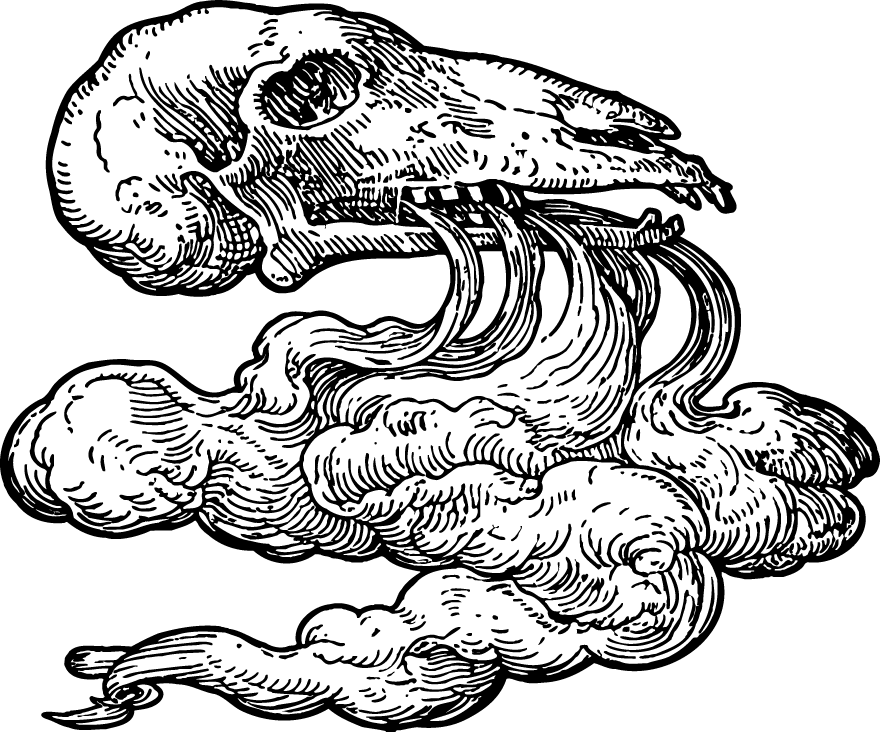
#> input picture assets/engravings/1-87.png, 3519 x 2925 px, found by its file name (shown at 1/4 size)
$ python make-loader.py assets/engravings/1-87.png
#> lines starting #> are read from the running program, lines starting #| are printed output that depends on the picture; after the words box and inside, x2 and y2 are one past the last pixel; in counts of white or black regions, pixels touching at a corner belong together
"""
Traces the loader's engraving into SVG paths (components/loader-paths.ts):
its outer silhouette and the larger shapes inside it, simplified, so the
loader can draw them in blood. Needs opencv-python-headless and numpy.

  python scripts/make-loader.py assets/engravings/1-87.png
"""
import os, sys, cv2, numpy as np

src = sys.argv[1] if len(sys.argv) > 1 else 'assets/engravings/1-87.png'
W = 600                                   # working width; the viewBox is in these units

img = cv2.imread(src, cv2.IMREAD_UNCHANGED)
#> img is the input picture: shape (2925, 3519, 4); mean B, G, R, A 192.7, 192.7, 192.7, 58.7
if img.ndim == 3 and img.shape[2] == 4:  # transparent paper: ink is where alpha is
    a = img[:, :, 3].astype(np.float32) / 255
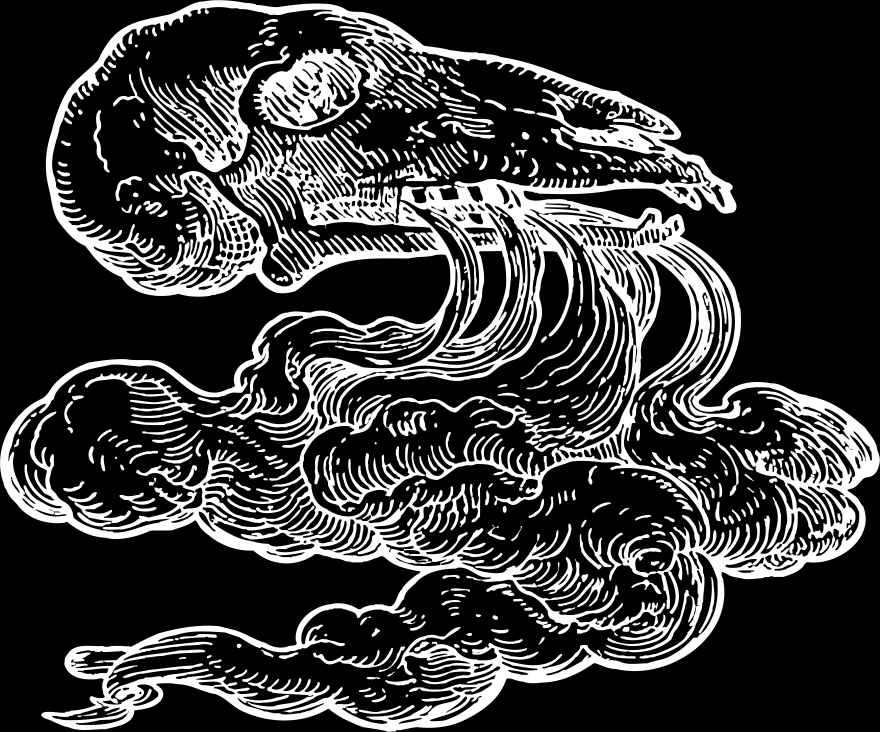
#> a: shape (2925, 3519) float32 (shown at 1/4 size); min 0, max 1, mean 0.23
    g = cv2.cvtColor(img[:, :, :3], cv2.COLOR_BGR2GRAY).astype(np.float32)
#> g: shape (2925, 3519) float32; 75.6% white; 420 black regions, largest, box (x1, y1, x2, y2) and area: (0, 0, 3519, 2925) 1963800, (557, 184, 1160, 689) 69868, (1289, 1773, 1700, 2047) 26485
    img = (g * a + 255 * (1 - a)).astype(np.uint8)
#> img: shape (2925, 3519)
elif img.ndim == 3:
    img = cv2.cvtColor(img, cv2.COLOR_BGR2GRAY)
h = round(img.shape[0] * W / img.shape[1])
#> h = 499
img = cv2.resize(img, (W, h), interpolation=cv2.INTER_AREA)
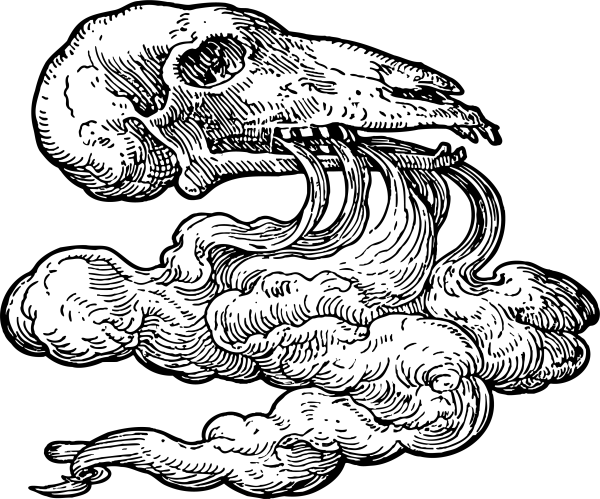
#> img: shape (499, 600); min 0, max 255, mean 196.3
ink = (img < 140).astype(np.uint8) * 255
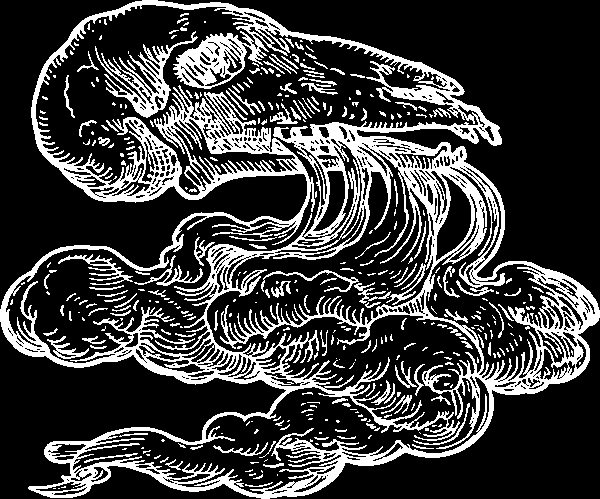
#> ink: shape (499, 600); 23.7% white; 392 white regions (242 under 20 px), largest, box (x1, y1, x2, y2) and area: (0, 0, 600, 499) 57988, (95, 31, 198, 118) 1991, (58, 254, 133, 285) 513

def contours(mask, close, mode, smooth=0):
#> called with close = 15, mode = 0, smooth = 9
    k = cv2.getStructuringElement(cv2.MORPH_ELLIPSE, (close, close))
    m = cv2.morphologyEx(mask, cv2.MORPH_CLOSE, k)
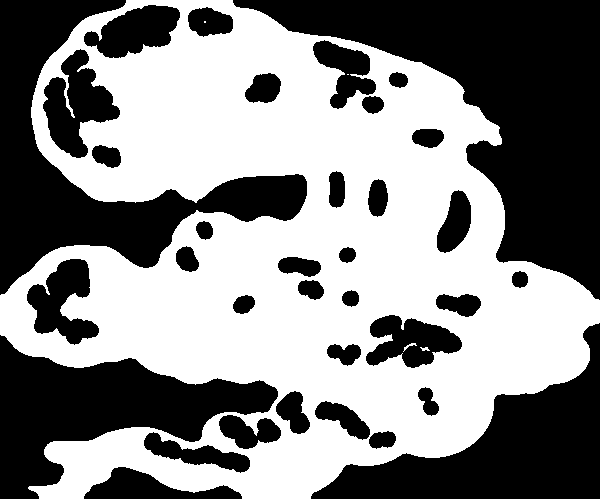
#> m: shape (499, 600); 52.9% white; 35 black regions, largest, box (x1, y1, x2, y2) and area: (233, 0, 600, 300) 42098, (0, 0, 307, 295) 25829, (0, 335, 278, 499) 19775
    if smooth:                            # round off the hatching's teeth
        m = (cv2.GaussianBlur(m, (smooth, smooth), 0) > 127).astype(np.uint8) * 255
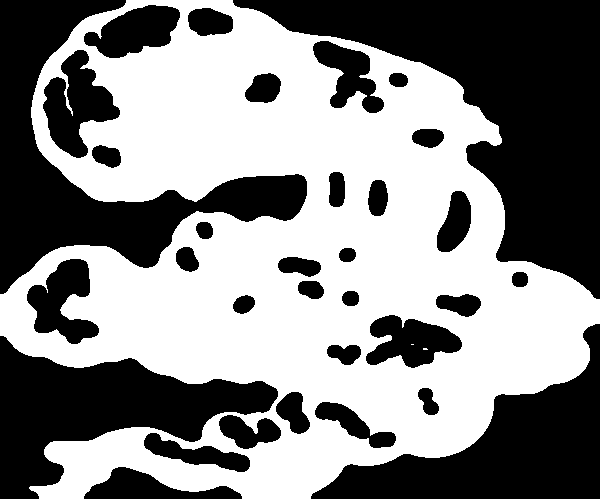
#> m: shape (499, 600); 52.9% white; 33 black regions
    cs, _ = cv2.findContours(m, mode, cv2.CHAIN_APPROX_NONE)
#> cs = 1 contour; box (x1, y1, x2, y2) and area: (0, 0, 600, 499) 188115
    return cs

def path(c, eps):
    c = cv2.approxPolyDP(c, eps, True).reshape(-1, 2)
    return 'M' + ' L'.join(f'{x} {y}' for x, y in c) + ' Z'

outer = max(contours(ink, 15, cv2.RETR_EXTERNAL, 9), key=cv2.contourArea)
#> outer = contour of 2796 points, box (x1, y1, x2, y2) (0, 0, 600, 499), area 188115
inner = [c for c in contours(ink, 5, cv2.RETR_LIST, 5) if cv2.arcLength(c, True) > 160]
#> call 2 of contours, with close = 5, mode = 1, smooth = 5
#> in contours (call 2), `m = cv2.morphologyEx(mask, cv2.MORPH_CLOSE, k)`:
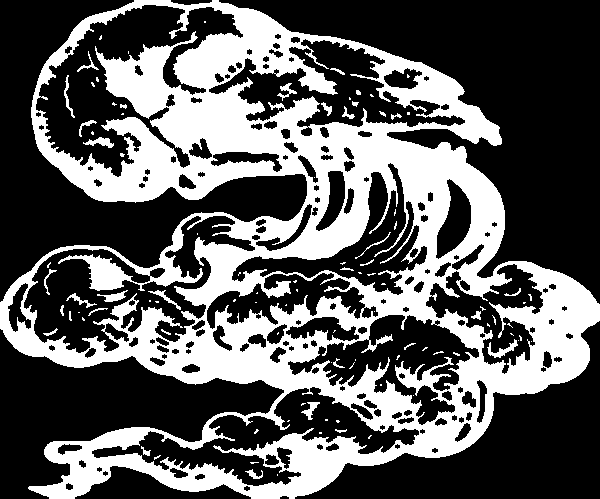
#> m: shape (499, 600); 36.2% white; 100 white regions (65 under 20 px), largest, box (x1, y1, x2, y2) and area: (0, 0, 600, 499) 105717, (487, 339, 518, 358) 190, (83, 137, 114, 148) 164
#> in contours (call 2), `m = (cv2.GaussianBlur(m, (smooth, smooth), 0) > 127).astype(np.uint8) ..`:
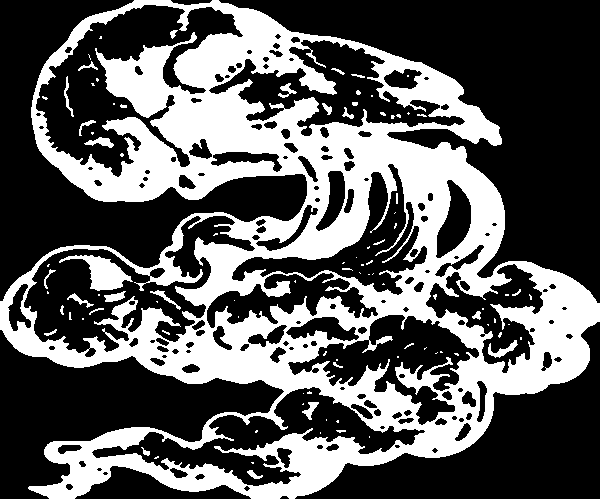
#> m: shape (499, 600); 36.2% white; 97 white regions (66 under 20 px)
#> in contours (call 2), `cs, _ = cv2.findContours(m, mode, cv2.CHAIN_APPROX_NONE)`: cs = 243 contours, 102 with area under 20; largest, box (x1, y1, x2, y2) and area: (0, 0, 600, 499) 185831, (35, 4, 244, 178) 14682, (23, 215, 256, 354) 13680, (91, 386, 426, 487) 10548, (208, 39, 466, 137) 9665
#> inner = 14 contours; largest, box (x1, y1, x2, y2) and area: (0, 0, 600, 499) 185831, (35, 4, 244, 178) 14682, (23, 215, 256, 354) 13680, (91, 386, 426, 487) 10548, (208, 39, 466, 137) 9665
inner = sorted(inner, key=lambda c: -cv2.arcLength(c, True))[1:14]   # the first is the outline again
#> inner = 13 contours; largest, box (x1, y1, x2, y2) and area: (35, 4, 244, 178) 14682, (23, 215, 256, 354) 13680, (91, 386, 426, 487) 10548, (208, 39, 466, 137) 9665, (287, 314, 480, 426) 8491

paths = [path(outer, 1.2)] + [path(c, 1.4) for c in inner]
#> in path, `c = cv2.approxPolyDP(c, eps, True).reshape(-1, 2)`: c = 202 pairs, first value 0 to 599, second value 0 to 498
#> in path (call 10), `c = cv2.approxPolyDP(c, eps, True).reshape(-1, 2)`: c = 22 rows, first 8: [59, 261], [70, 258], [84, 259], [90, 265], [90, 278], [92, 280], [90, 288], [97, 290]
#> in path (call 12), `c = cv2.approxPolyDP(c, eps, True).reshape(-1, 2)`: c = 20 rows, first 8: [318, 209], [315, 215], [310, 215], [301, 234], [287, 246], [269, 251], [264, 246], [258, 246]
#> in path (call 13), `c = cv2.approxPolyDP(c, eps, True).reshape(-1, 2)`: c = 14 rows, first 8: [451, 179], [462, 189], [469, 199], [471, 205], [471, 223], [464, 239], [454, 249], [440, 258]
#> in path (call 14), `c = cv2.approxPolyDP(c, eps, True).reshape(-1, 2)`: c = 22 rows, first 8: [210, 162], [216, 160], [212, 157], [213, 154], [226, 151], [247, 151], [251, 153], [268, 152]
#> paths = 14 items
with open('components/loader-paths.ts', 'w') as f:
    f.write('// generated by scripts/make-loader.py from %s; do not edit\n' % src)
    f.write('export const SRC = \'/engravings/%s.webp\';\n' % os.path.splitext(os.path.basename(src))[0])
    f.write('export const VIEW = \'0 0 %d %d\';\n' % (W, h))
    f.write('export const PATHS = [\n' + ''.join(f"  '{p}',\n" for p in paths) + '];\n')
print(len(paths), 'paths', sum(len(p) for p in paths), 'chars')
#| 14 paths 13000 chars

$ run again, with assets/engravings/1-01.png copied over assets/engravings/1-87.png
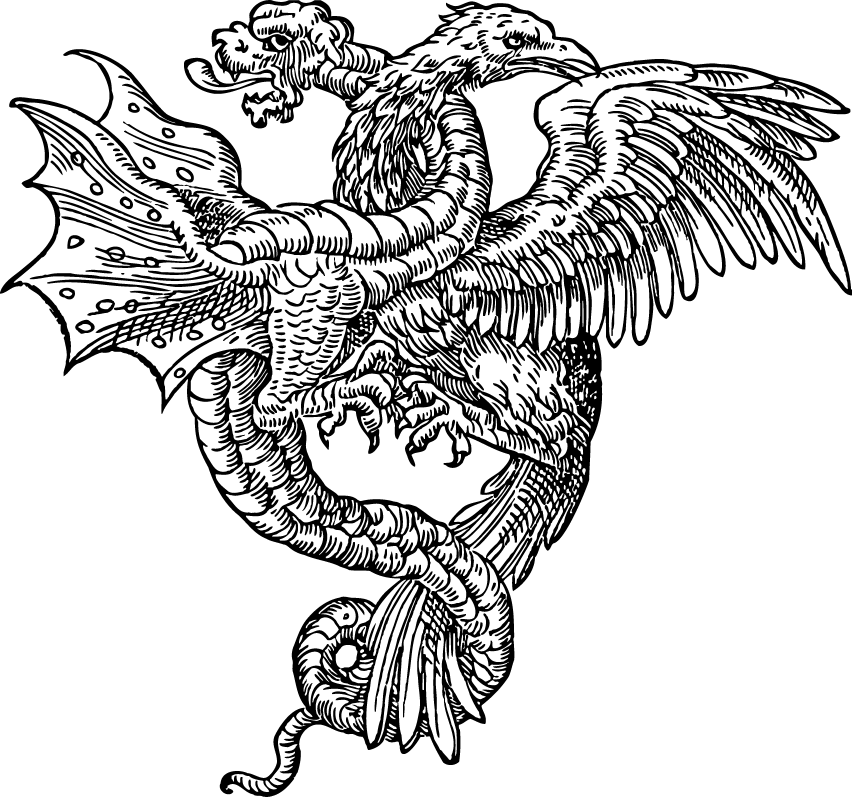
#> input picture assets/engravings/1-01.png, 4256 x 3984 px, found by its file name (shown at 1/5 size)
#> img is the input picture: shape (3984, 4256, 4); mean B, G, R, A 203.9, 203.9, 203.9, 48
#> g: shape (3984, 4256) float32; 79.9% white; 270 black regions, largest, box (x1, y1, x2, y2) and area: (0, 0, 4256, 3984) 3099817, (2757, 848, 2980, 1030) 9613, (1876, 366, 2059, 555) 8282
#> `ink = (img < 140).astype(np.uint8) * 255`:
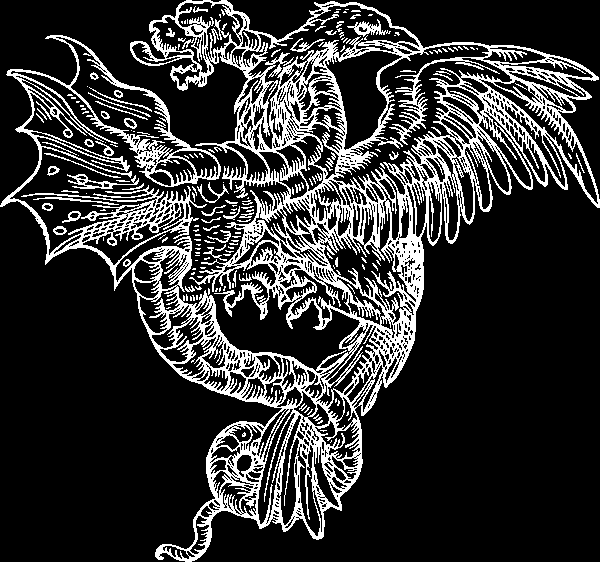
#> ink: shape (562, 600); 19.7% white in thin lines or dots
#> cs = 1 contour; box (x1, y1, x2, y2) and area: (0, 0, 600, 562) 163075
#> outer = contour of 2690 points, box (x1, y1, x2, y2) (0, 0, 600, 562), area 163075
#> in contours (call 2), `m = (cv2.GaussianBlur(m, (smooth, smooth), 0) > 127).astype(np.uint8) ..`:
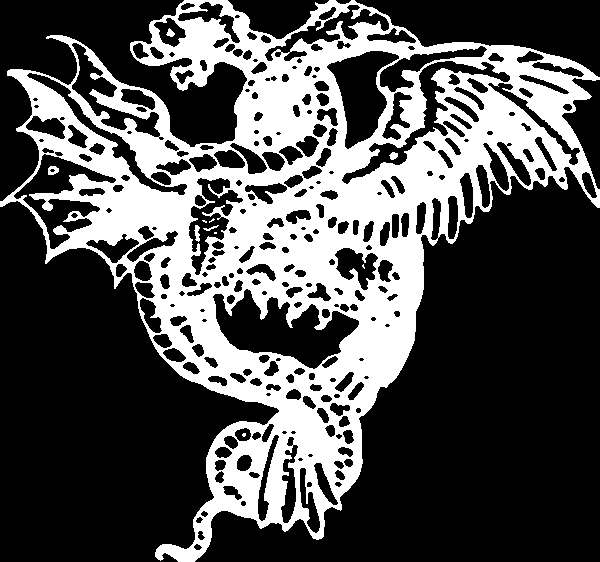
#> m: shape (562, 600); 31.8% white; 11 white regions (5 under 20 px)
#> cs = 294 contours, 43 with area under 20; largest, box (x1, y1, x2, y2) and area: (0, 0, 600, 562) 161107, (212, 288, 360, 370) 6124, (326, 50, 400, 150) 3702, (13, 153, 117, 250) 3611, (341, 60, 511, 185) 3024
#> `inner = [c for c in contours(ink, 5, cv2.RETR_LIST, 5) if cv2.arcLengt..`: inner = 17 contours; largest, box (x1, y1, x2, y2) and area: (0, 0, 600, 562) 161107, (212, 288, 360, 370) 6124, (326, 50, 400, 150) 3702, (13, 153, 117, 250) 3611, (341, 60, 511, 185) 3024
#> `inner = sorted(inner, key=lambda c: -cv2.arcLength(c, True))[1:14]`: inner = 13 contours; largest, box (x1, y1, x2, y2) and area: (212, 288, 360, 370) 6124, (326, 50, 400, 150) 3702, (13, 153, 117, 250) 3611, (341, 60, 511, 185) 3024, (188, 177, 244, 276) 2341
#> c = 227 pairs, first value 0 to 599, second value 0 to 561
#> c = 23 rows, first 8: [397, 54], [399, 56], [398, 59], [382, 67], [377, 72], [377, 87], [387, 101], [386, 107]
#> c = 23 rows, first 8: [487, 49], [481, 57], [440, 59], [425, 64], [417, 72], [403, 70], [401, 75], [414, 83]
#> paths = 14 items
#| 14 paths 7025 chars

$ run again, with assets/engravings/1-05.png copied over assets/engravings/1-87.png
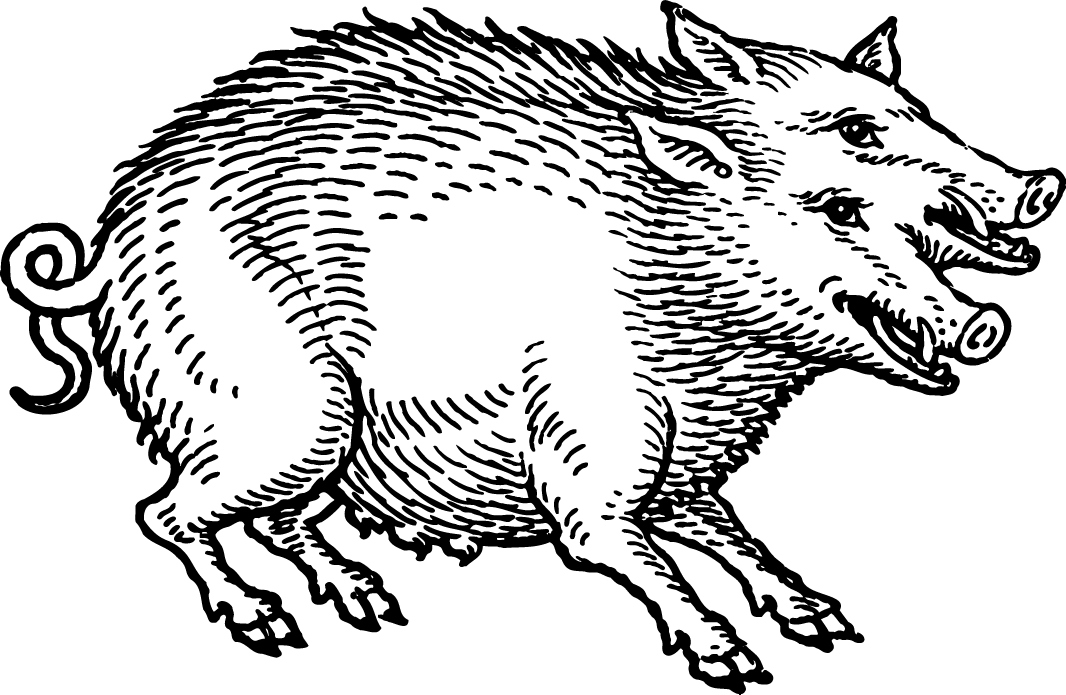
#> input picture assets/engravings/1-05.png, 4263 x 2777 px, found by its file name (shown at 1/4 size)
#> img is the input picture: shape (2777, 4263, 4); mean B, G, R, A 203.6, 203.6, 203.6, 49.4
#> g: shape (2777, 4263) float32; 79.8% white; 285 black regions, largest, box (x1, y1, x2, y2) and area: (0, 582, 4263, 2777) 1116555, (1996, 104, 3057, 786) 125554, (2412, 0, 3288, 414) 78926
#> `ink = (img < 140).astype(np.uint8) * 255`:
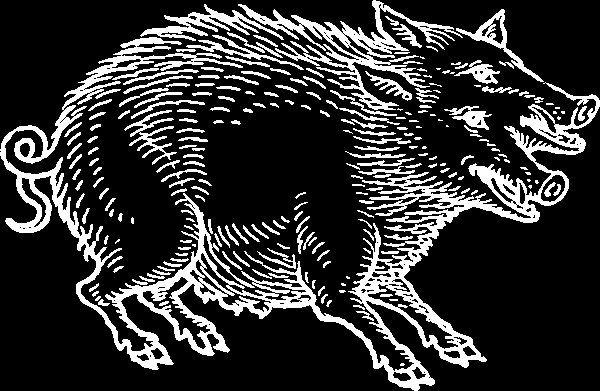
#> ink: shape (391, 600); 19.9% white; 243 white regions (51 under 20 px), largest, box (x1, y1, x2, y2) and area: (0, 37, 600, 391) 25744, (238, 0, 463, 110) 4809, (140, 4, 284, 41) 1483
#> cs = 1 contour; box (x1, y1, x2, y2) and area: (0, 0, 600, 391) 137855
#> outer = contour of 2406 points, box (x1, y1, x2, y2) (0, 0, 600, 391), area 137855
#> in contours (call 2), `m = (cv2.GaussianBlur(m, (smooth, smooth), 0) > 127).astype(np.uint8) ..`:
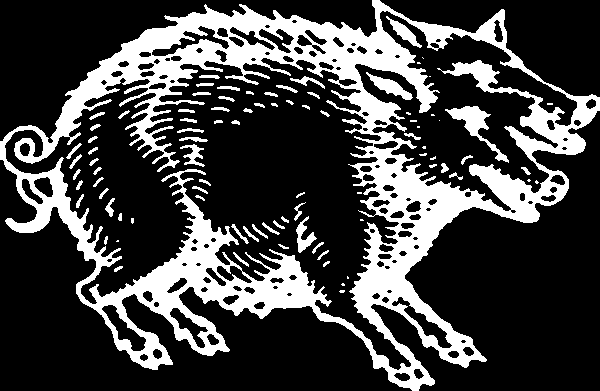
#> m: shape (391, 600); 25.9% white; 90 white regions (22 under 20 px)
#> cs = 216 contours, 68 with area under 20; largest, box (x1, y1, x2, y2) and area: (0, 0, 600, 391) 137126, (4, 57, 412, 371) 57508, (354, 10, 578, 212) 19448, (445, 106, 509, 163) 770, (391, 296, 453, 349) 735
#> `inner = [c for c in contours(ink, 5, cv2.RETR_LIST, 5) if cv2.arcLengt..`: inner = 6 contours; box (x1, y1, x2, y2) and area: (0, 0, 600, 391) 137126, (4, 57, 412, 371) 57508, (354, 10, 578, 212) 19448, (445, 106, 509, 163) 770, (391, 296, 453, 349) 735, (151, 25, 230, 57) 723
#> `inner = sorted(inner, key=lambda c: -cv2.arcLength(c, True))[1:14]`: inner = 5 contours; box (x1, y1, x2, y2) and area: (0, 0, 600, 391) 137126, (354, 10, 578, 212) 19448, (445, 106, 509, 163) 770, (391, 296, 453, 349) 735, (151, 25, 230, 57) 723
#> c = 233 pairs, first value 0 to 599, second value 0 to 390
#> paths = 6 items
#| 6 paths 7015 chars

$ run again, with assets/engravings/1-107.png copied over assets/engravings/1-87.png
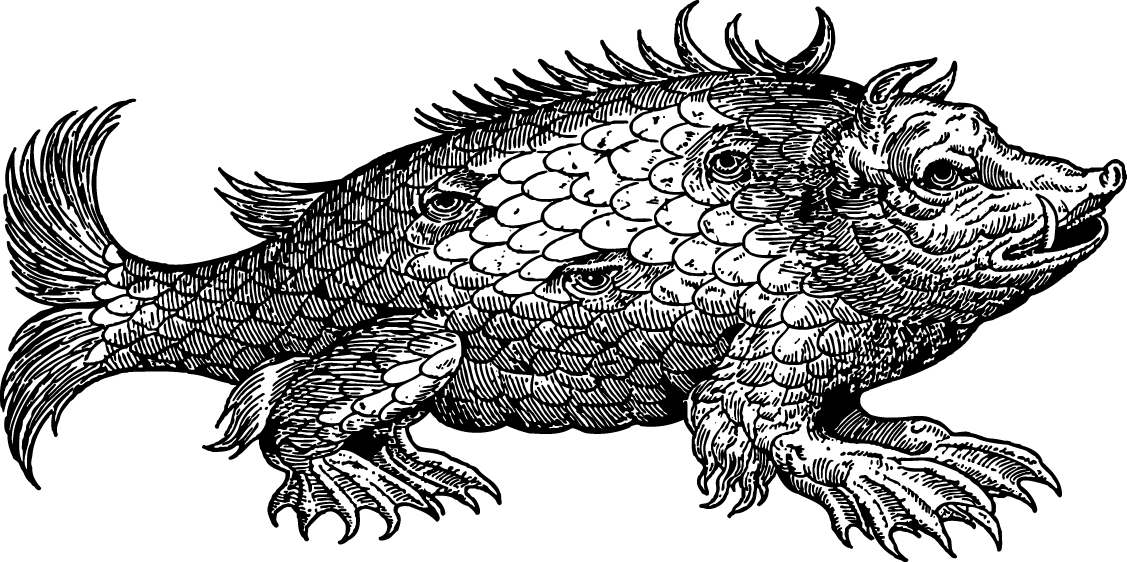
#> input picture assets/engravings/1-107.png, 4508 x 2248 px, found by its file name (shown at 1/4 size)
#> img is the input picture: shape (2248, 4508, 4); mean B, G, R, A 175.6, 175.6, 175.6, 74.1
#> g: shape (2248, 4508) float32; 68.9% white; 490 black regions (13 under 20 px), largest, box (x1, y1, x2, y2) and area: (0, 0, 4508, 2248) 2981897, (1666, 885, 1760, 980) 4014, (1511, 1897, 1624, 1976) 2885
#> ink: shape (299, 600); 30.8% white; 211 white regions (199 under 20 px), largest, box (x1, y1, x2, y2) and area: (0, 0, 600, 299) 54123, (514, 108, 543, 120) 67, (451, 240, 470, 249) 49
#> cs = 1 contour; box (x1, y1, x2, y2) and area: (0, 0, 600, 299) 101721
#> outer = contour of 2262 points, box (x1, y1, x2, y2) (0, 0, 600, 299), area 101721
#> in contours (call 2), `m = (cv2.GaussianBlur(m, (smooth, smooth), 0) > 127).astype(np.uint8) ..`:
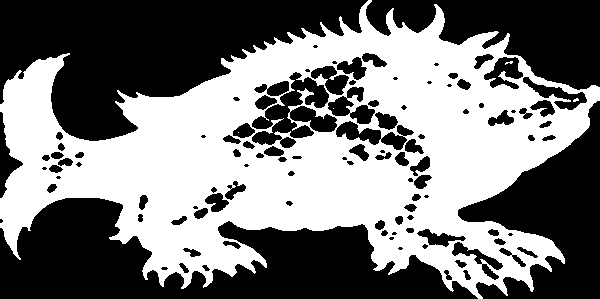
#> m: shape (299, 600); 47.9% white; 5 white regions (4 under 20 px)
#> cs = 119 contours, 24 with area under 20; largest, box (x1, y1, x2, y2) and area: (0, 0, 600, 299) 98678, (251, 71, 330, 146) 2382, (522, 76, 588, 111) 786, (483, 56, 524, 90) 772, (289, 105, 338, 133) 744
#> `inner = [c for c in contours(ink, 5, cv2.RETR_LIST, 5) if cv2.arcLengt..`: inner = 4 contours; box (x1, y1, x2, y2) and area: (0, 0, 600, 299) 98678, (251, 71, 330, 146) 2382, (522, 76, 588, 111) 786, (483, 56, 524, 90) 772
#> `inner = sorted(inner, key=lambda c: -cv2.arcLength(c, True))[1:14]`: inner = 3 contours; box (x1, y1, x2, y2) and area: (251, 71, 330, 146) 2382, (522, 76, 588, 111) 786, (483, 56, 524, 90) 772
#> c = 234 pairs, first value 0 to 599, second value 0 to 298
#> c = 19 rows, first 8: [522, 78], [528, 76], [537, 84], [559, 86], [568, 93], [582, 91], [587, 101], [580, 103]
#> c = 24 rows, first 8: [483, 75], [492, 70], [497, 59], [503, 56], [517, 57], [519, 60], [518, 70], [523, 73]
#> paths = 4 items
#| 4 paths 2994 chars
